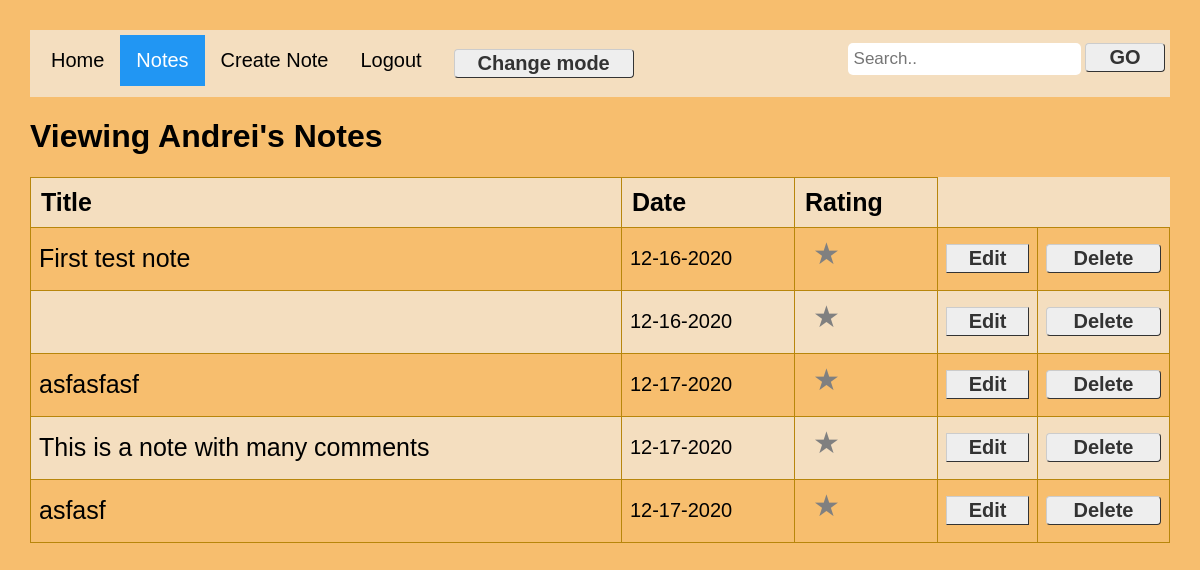
The app's page /notes (signed in) with its own data.
### models.py (models this page shows, shortened)
class Note(db.Model):
    id = db.Column("id", db.Integer, primary_key=True)
    title = db.Column("title", db.String(200))
    text = db.Column("text", db.String(100))
    date = db.Column("date", db.String(50))
    star = db.Column('star', db.Integer, default=0, nullable=True)
    user_id = db.Column(db.Integer, db.ForeignKey("user.id"), nullable=False)
    comments = db.relationship("Comment", backref="note", cascade="all, delete-orphan", lazy=True)

### flask06.py (the view)
@app.route('/notes')
def get_notes():
    if session.get('user'):
        my_notes = db.session.query(Note).filter_by(user_id=session['user_id']).all()
        return render_template('notes.html', notes=my_notes, user=session['user'])
    else:
        return redirect(url_for('login'))

### templates/notes.html (shortened to what this page needs)
<!DOCTYPE html>
<html lang="en">
    <head>
        {% if session.get('userpreference') == 'dark' %}
        <link rel="stylesheet" href="{{ url_for('static', filename='main_dark.css') }}">
        {% else %}
        <link rel="stylesheet" href="{{url_for('static', filename='main.css')}}">
        {% endif %}
    </head>
    <body>
        <div class="topnav">
            <a href="{{url_for('index')}}">Home</a>
            <a class="active" href="{{url_for('get_notes')}}">Notes</a>
            <a href="{{url_for('new_note')}}">Create Note</a>
            <a href="{{ url_for('logout') }}">Logout</a>
            <div class="modeSwitch">
                <form method="POST" action="{{ url_for('darkmode') }}">
                    <input type="submit" class="sbtbutton" value="Change mode"/>
                </form>
            </div>
            <div class="search-container">
                <form method="POST" action="{{ url_for('search') }}">
                    <input type="text" placeholder="Search.." name="search">
                    <button type="submit" class="searchButton">GO</button>
                </form>
            </div>
        </div>
        <h1>Viewing {{user}}'s Notes</h1>
        <table class="notesTable">
            <tr>
                <th>Title</th>
                <th>Date</th>
                <th>Rating</th>
            </tr>{% for note in notes %}<tr>
                <td>
                    <a class="noDec" href="{{url_for('get_note', note_id=note.id) }}">{{note.title}}</a>
                </td>
                <td>{{note.date}}</td>
                <td>
                    <form method="POST" id="theForm" action="{{ url_for('star', note_id=note.id) }}">
                        {% if note.star == 1 %}
                        <div class="rate">
                            <input type="checkbox" id="Unchecked" name="{{note.id}}" checked="checked" onchange="getValue(this)"/>
                            <label for="Unchecked" title="text">Stared</label>
                        </div>
                        {% else %}
                        <div class="rate">
                            <label for="Checked" title="text">Stared</label>
                        </div>
                        {% endif %}
                    </form>
                </td>
                <td><a href="{{url_for('update_note', note_id=note.id) }}" class="linkToBtn">Edit</a></td>
                <td>
                    <form action="{{ url_for('delete_note', note_id=note.id) }}" method="post">
                        <input type="submit" value="Delete" class="button">
                    </form>
                </td>
            </tr>
            {% endfor %}
        </table>
    </body>
</html>

### static/main.css (style rules this page uses)
body { padding: 30px 30px; background-color: #F7BE6E; }
h1, h2, h3 { color: black; }
body { margin: 0; font-family: Arial, Helvetica, sans-serif; }
.topnav { overflow: hidden; background-color: #f4debf; padding: 5px; }
.topnav a { font: 20px Arial; float: left; display: block; color: black; text-align: center; padding: 14px 16px; text-decoration: none; }
.topnav a.active { background-color: #2196F3; color: white; }
.topnav .search-container { float: right; }
.topnav .search-container input { border-radius: 5px; }
.topnav input[type=text] { padding: 6px; margin-top: 8px; font-size: 17px; border: none; }
.modeSwitch { font: 20px Arial; float: left; display: block; color: black; text-align: center; padding: 14px 16px; text-decoration: none; }
.noDec { text-decoration: none; color: black; font-size: 25px; }
.notesTable { background-color: #f4debf; font-family: Arial, Helvetica, sans-serif; border-collapse: collapse; width: 100%; }
th { border: 1px solid #B8860B; text-align: left; font-size: 25px; padding: 10px; }
td { border: 1px solid #B8860B; padding: 8px; font-size: 20px; }
tr:nth-child(even) { background-color: #F7BE6E; }
.button { width: 100%; font: bold 20px Arial; border-radius: 4px; background-color: #EEEEEE; color: #333333; padding: 2px 6px 2px 6px; border-top: 1px solid #CCCCCC; border-right: 1px solid #333333; border-bottom: 1px solid #333333; border-left: 1px solid #CCCCCC; }
.sbtbutton { width: 180px; font: bold 20px Arial; border-radius: 4px; background-color: #EEEEEE; color: #333333; padding: 2px 6px 2px 6px; border-top: 1px solid #CCCCCC; border-right: 1px solid #333333; border-bottom: 1px solid #333333; border-left: 1px solid #CCCCCC; }
.searchButton { width: 80px; font: bold 20px Arial; border-radius: 4px; background-color: #EEEEEE; color: #333333; padding: 2px 6px 2px 6px; border-top: 1px solid #CCCCCC; border-right: 1px solid #333333; border-bottom: 1px solid #333333; border-left: 1px solid #CCCCCC; }
.linkToBtn { display: block; font: bold 20px Arial; text-decoration: none; text-align: center; background-color: #EEEEEE; color: #333333; padding: 2px 6px 2px 6px; border-top: 1px solid #CCCCCC; border-right: 1px solid #333333; border-bottom: 1px solid #333333; border-left: 1px solid #CCCCCC; }
.rate { float: left; height: 46px; padding: 0 10px; }
.rate:not(:checked) > label { float:right; width:1em; overflow:hidden; white-space:nowrap; cursor:pointer; font-size:30px; color:grey; }
.rate:not(:checked) > label:before { content: '★ '; }

### records on screen
Note: title "First test note", date "12-16-2020"
Note: date "12-16-2020"
Note: title "asfasfasf", date "12-17-2020"
Note: title "This is a note with many comments", date "12-17-2020"
Note: title "asfasf", date "12-17-2020"

### other values on screen
{{ user }} "Andrei"
